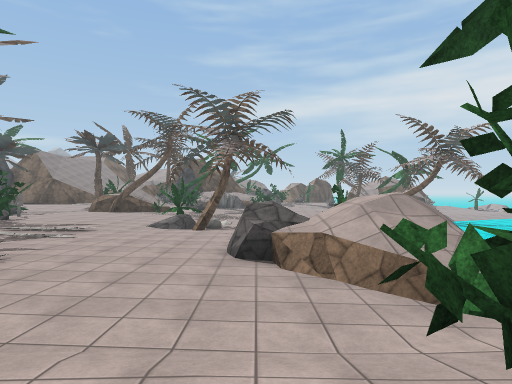
[1] (above)

24 first-person views from a walk through a 3-D level made in the Unity game engine. The camera is 1.4 m above the floor, looks level and sees 75° across. The floor is counted in squares, 2 m on a side. Each view is taken from the middle of a square. On the plan, view 1 faces up. The plan holds only what a view shows up to about 10 squares ahead; the rest is blank. The place goes on beyond the plan. The player is left out. Surface patterns are stand-ins for the level's own textures.

[2]
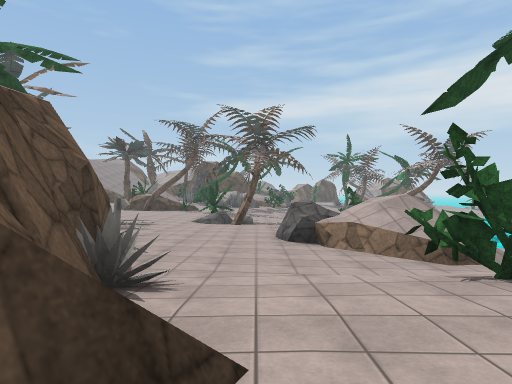

[3]
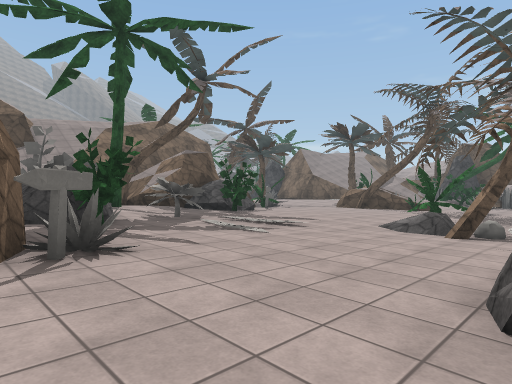

[4]
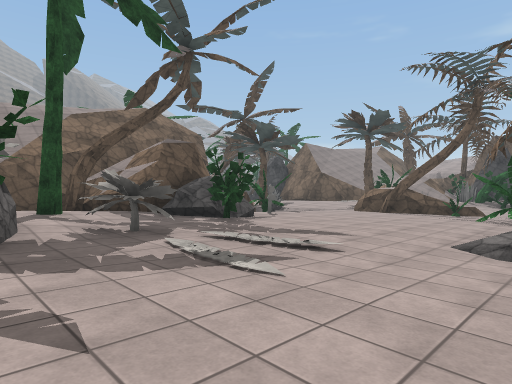

[5]
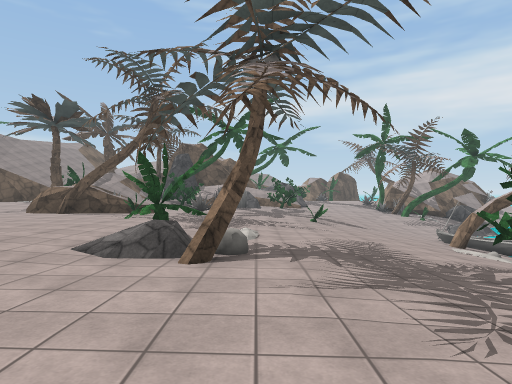

[6]
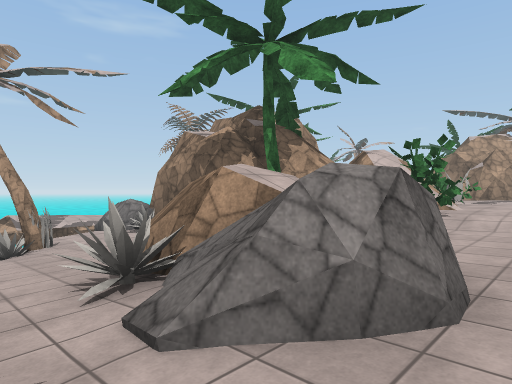

[7]
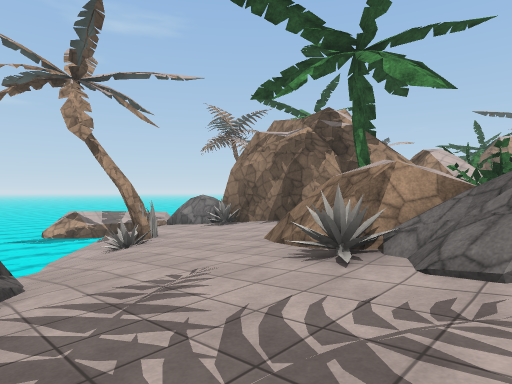

[8]
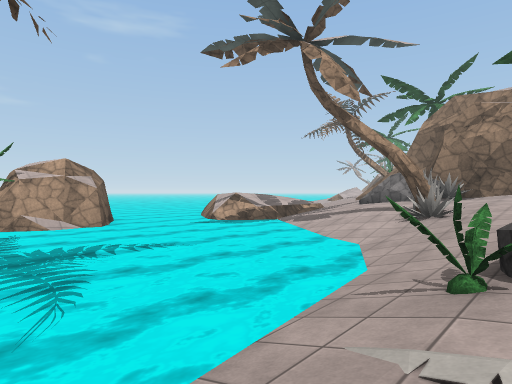

[9]
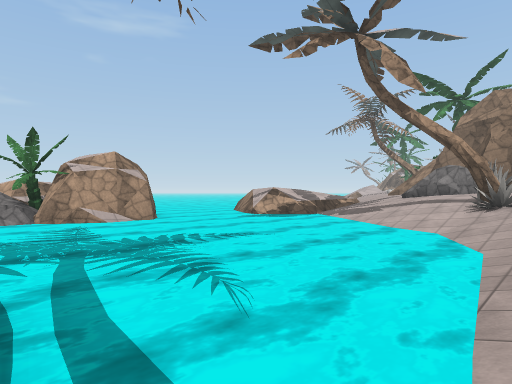

[10]
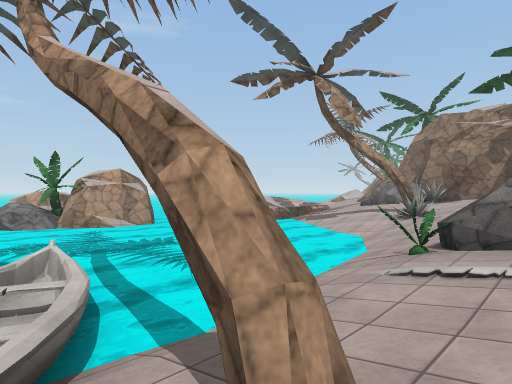

[11]
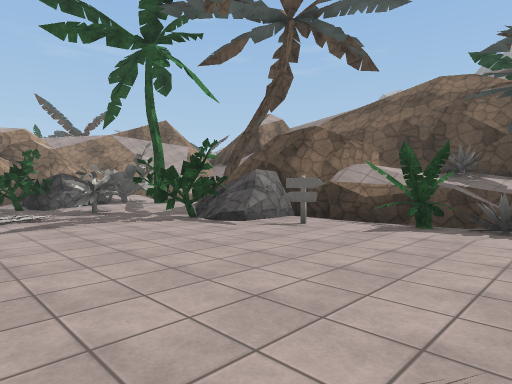

[12]
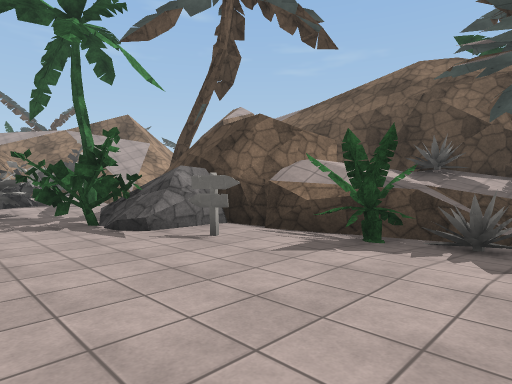

[13]
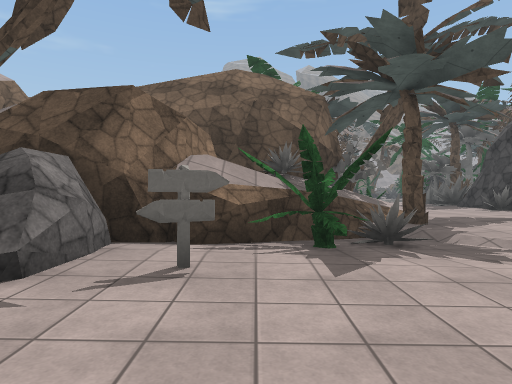

[14]
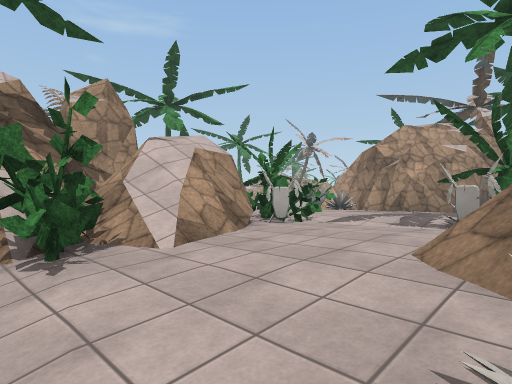

[15]
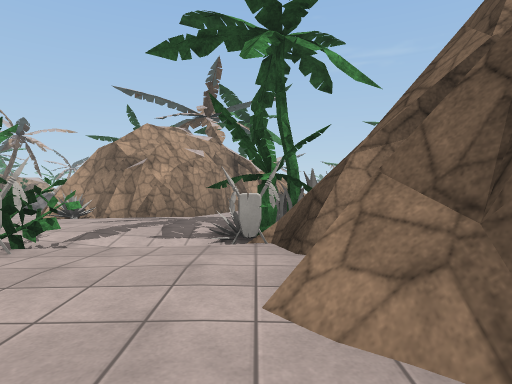

[16]
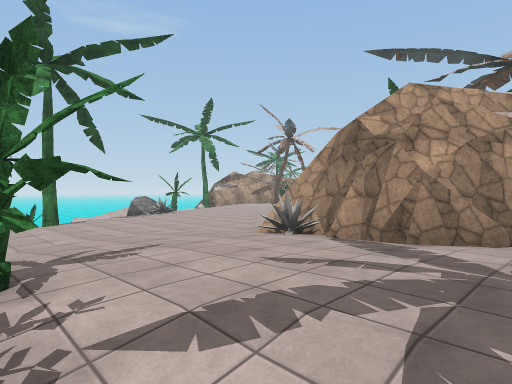

[17]
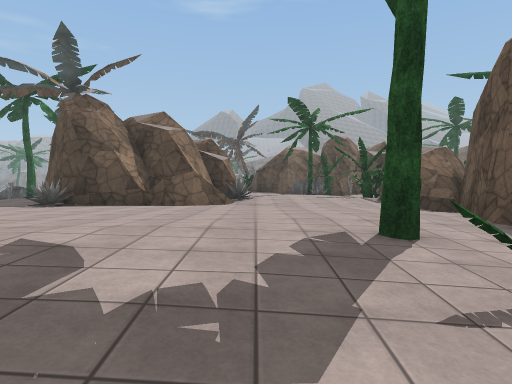

[18]
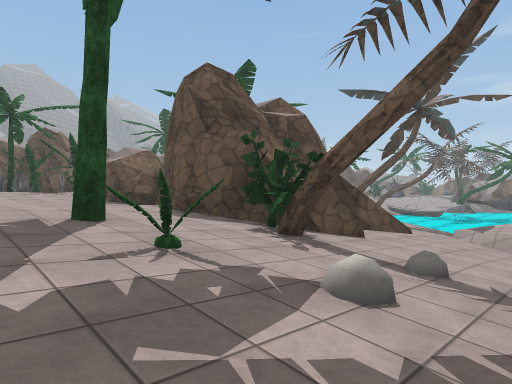

[19]
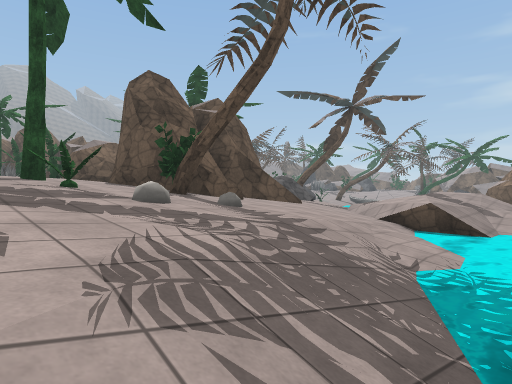

[20]
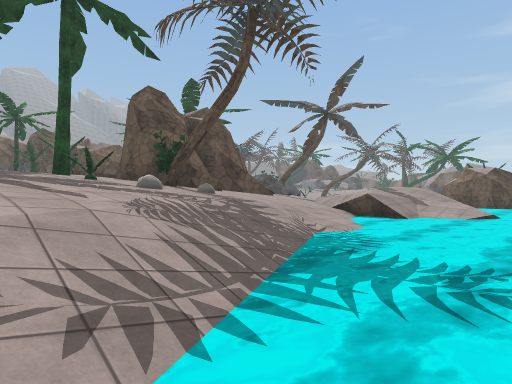

[21]
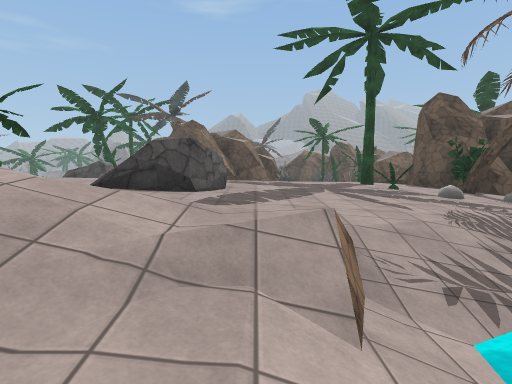

[22]
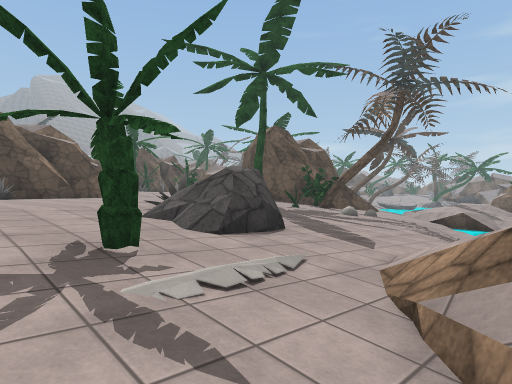

[23]
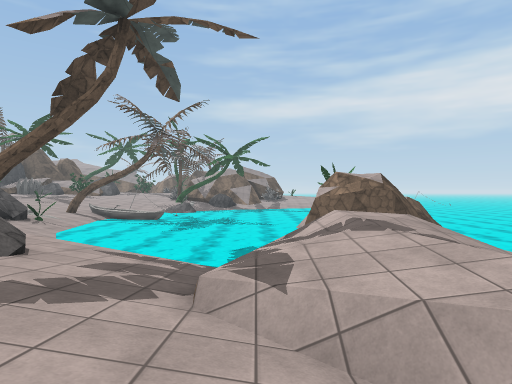

[24]
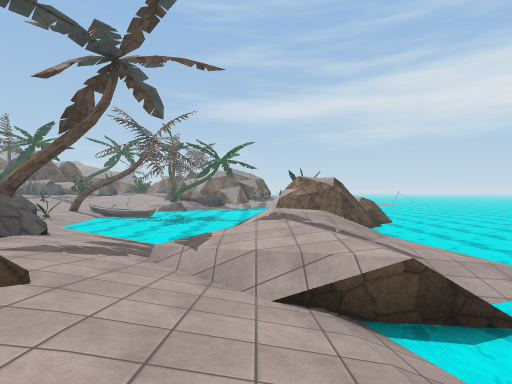

### Floor plan
Key: @ floor where view 1 was taken; # wall or solid block; . main floor; : floor 0.25 m higher than the main floor; - floor 0.5 m lower than the main floor; + floor 0.75 m higher than the main floor; _ floor 0.75 m lower than the main floor; < floor 1.25 m lower than the main floor; ( floor 1.75 m lower than the main floor; * floor 2 m higher than the main floor; ! floor 2 m lower than the main floor; ? floor 2.5 m lower than the main floor; / step, stairs or slope; = window, fence, low wall or low ledge; ~ water the walk can cross; ≈ water the walk keeps out of; v drop or lower ground; O other object.
Columns run from 16 left of view 1 to 21 right of it. Each row starts with its distance up from view 1.
 16 OO/#/...........-__<(OOOO
 15 #*///O.:........-___<(!OOO≈≈≈≈≈ O
 14 /#O//OO:........--__<(!≈≈≈≈≈≈≈≈≈OO
 13 /v#///OO:.......--__<(/~≈≈≈≈≈≈≈≈O##
 12 //###/#O::...OO..-__<(/~≈≈≈≈≈≈≈###
 11 //v ##OO:::..OO..-OOOO/~≈≈≈≈≈≈≈###
 10 //v  ##OOO::..#..--OOO/?≈≈≈≈≈≈≈####≈≈
  9     ###/::::......--__//~≈≈≈≈≈≈    ≈≈
  8    v## +:O::......--___//~~≈≈≈    ≈≈≈≈
  7    /#++O+O::....O/O--__O#/!~≈≈    ≈≈≈≈
  6       ++++:::...O=O=/___O///~≈//  ≈≈≈
  5       OOOOOO/:..#=///-____<(///-//≈≈≈
  4         O O#OO:..=//..-_OOO<(/_//(?≈
  3              #::..#.O#### ._(___///
  2              #:::.:        _<//_/!≈≈
  1              #O++OO#        /<(/≈≈≈≈
  0              ##+@//=###    #/_(/~≈≈≈
 -1              ##=++=# ##    #__<//≈≈≈
 -2              ##++O#  #### ###__/(~≈≈
 -3             ###O+OOO##..###O#_/_/~≈≈
 -4              OOO+++O+::::....-__//≈≈≈
 -5               #O++++++::::..O-O_//~≈≈
 -6                 ++++++:::::O..-__//≈≈
 -7                 ++++O+:::::...--_//~≈
 -8                 ++##O=::::::...-__=/!
 -9                 +#####::::::....-_////
-10                     ##::::::: OO-_///
-11                      #:::::::/O /-//
-12                      OO:::::::...-//
-13                     #//   ::::..O.-#
-14                     +:         ...-_

Where each view was taken, in squares from view 1:
view 1: 0 up, 0 right, facing up
view 2: 2 down, 1 left, facing up
view 3: 3 up, 0 right, facing up-left
view 4: 5 up, 2 left, facing up-left
view 5: 6 up, 1 left, facing up
view 6: 8 up, 1 left, facing down-right
view 7: 10 up, 0 right, facing down-right
view 8: 14 up, 5 right, facing down-right
view 9: 15 up, 6 right, facing down-right
view 10: 16 up, 4 right, facing down-right
view 11: 16 up, 4 left, facing down-left
view 12: 16 up, 6 left, facing down-left
view 13: 13 up, 6 left, facing left
view 14: 2 up, 2 left, facing down-right
view 15: 1 up, 1 left, facing down
view 16: 3 down, 0 right, facing down-right
view 17: 7 down, 14 right, facing left
view 18: 7 down, 15 right, facing up-left
view 19: 7 down, 18 right, facing up-left
view 20: 8 down, 20 right, facing up-left
view 21: 9 down, 21 right, facing left
view 22: 14 down, 19 right, facing up-left
view 23: 0 up, 13 right, facing up
view 24: 2 down, 14 right, facing up
